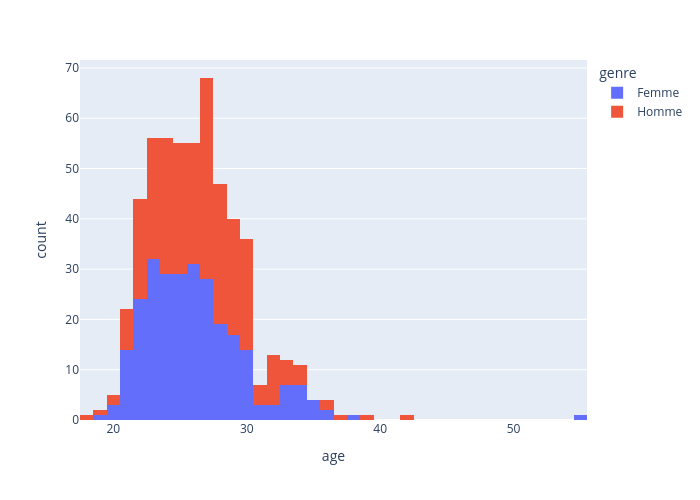

Source (notebook cell):
### Markdown cell above
Public plutot jeune adulte, majoritairement 20 - 30 ans.   
Les NaN ont été ecartés: ils sont au nombre de 8

### Code cell
fig = px.histogram(df_participants, x="age", color="genre", width=700, height=500)
fig.show()

### Figure 1 — Plotly figure (JSON) as saved in the notebook; plotly's stock layout.template omitted (floating-point values rounded to 4 significant figures; data arrays with more than 128 entries replaced by an {"elided": "..."} marker saying what was removed)
{"data": [{"alignmentgroup": "True", "bingroup": "x", "hovertemplate": "genre=Femme<br>age=%{x}<br>count=%{y}<extra></extra>", "legendgroup": "Femme", "marker": {"color": "#636efa", "pattern": {"shape": ""}}, "name": "Femme", "offsetgroup": "Femme", "orientation": "v", "showlegend": true, "type": "histogram", "x": {"elided": "274 int values"}, "xaxis": "x", "yaxis": "y"}, {"alignmentgroup": "True", "bingroup": "x", "hovertemplate": "genre=Homme<br>age=%{x}<br>count=%{y}<extra></extra>", "legendgroup": "Homme", "marker": {"color": "#EF553B", "pattern": {"shape": ""}}, "name": "Homme", "offsetgroup": "Homme", "orientation": "v", "showlegend": true, "type": "histogram", "x": {"elided": "277 int values"}, "xaxis": "x", "yaxis": "y"}], "layout": {"barmode": "relative", "height": 500, "legend": {"title": {"text": "genre"}, "tracegroupgap": 0}, "margin": {"t": 60}, "width": 700, "xaxis": {"anchor": "y", "domain": [0, 1], "title": {"text": "age"}}, "yaxis": {"anchor": "x", "domain": [0, 1], "title": {"text": "count"}}}}
